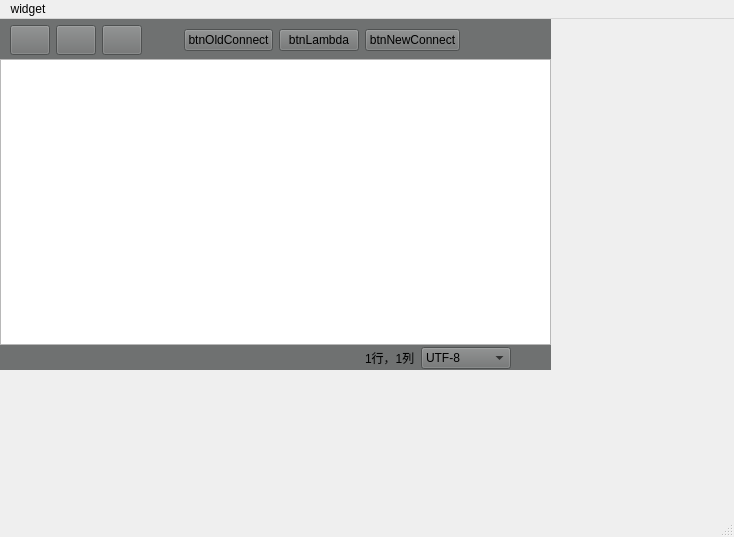
<?xml version="1.0" encoding="UTF-8"?>
<ui version="4.0">
 <class>MainWindow</class>
 <widget class="QMainWindow" name="MainWindow">
  <property name="geometry">
   <rect>
    <x>0</x>
    <y>0</y>
    <width>734</width>
    <height>537</height>
   </rect>
  </property>
  <property name="windowTitle">
   <string>传玺记事本</string>
  </property>
  <property name="windowIcon">
   <iconset resource="../resources/res.qrc">
    <normaloff>:/icon/res/sketchbook.png</normaloff>:/icon/res/sketchbook.png</iconset>
  </property>
  <widget class="QWidget" name="centralwidget">
   <property name="sizePolicy">
    <sizepolicy hsizetype="Expanding" vsizetype="Expanding">
     <horstretch>0</horstretch>
     <verstretch>0</verstretch>
    </sizepolicy>
   </property>
   <property name="autoFillBackground">
    <bool>false</bool>
   </property>
   <widget class="QWidget" name="layoutWidget">
    <property name="geometry">
     <rect>
      <x>0</x>
      <y>0</y>
      <width>551</width>
      <height>351</height>
     </rect>
    </property>
    <layout class="QVBoxLayout" name="verticalLayout">
     <property name="spacing">
      <number>0</number>
     </property>
     <item>
      <widget class="QWidget" name="widgetButton" native="true">
       <property name="minimumSize">
        <size>
         <width>0</width>
         <height>40</height>
        </size>
       </property>
       <property name="styleSheet">
        <string notr="true">background-color: rgb(111, 113, 113);</string>
       </property>
       <widget class="QWidget" name="layoutWidget">
        <property name="geometry">
         <rect>
          <x>10</x>
          <y>0</y>
          <width>548</width>
          <height>42</height>
         </rect>
        </property>
        <layout class="QHBoxLayout" name="hLayoutButton">
         <item>
          <widget class="QPushButton" name="btnOpenIcon">
           <property name="minimumSize">
            <size>
             <width>20</width>
             <height>30</height>
            </size>
           </property>
           <property name="styleSheet">
            <string notr="true">QPushButton {border-image: url(:/icon/res/open.png);}
QPushButton:hover {border-image: url(:/icon/res/open2.png);}
QPushButton:pressed {border-image: url(:/icon/res/open3.png)}</string>
           </property>
           <property name="text">
            <string/>
           </property>
          </widget>
         </item>
         <item>
          <widget class="QPushButton" name="btnCloseIcon">
           <property name="minimumSize">
            <size>
             <width>20</width>
             <height>30</height>
            </size>
           </property>
           <property name="styleSheet">
            <string notr="true">QPushButton {border-image: url(:/icon/res/delete.png);}
QPushButton:hover {border-image: url(:/icon/res/close2.png);}
QPushButton:pressed {border-image: url(:/icon/res/close3.png);}
</string>
           </property>
           <property name="text">
            <string/>
           </property>
          </widget>
         </item>
         <item>
          <widget class="QPushButton" name="btnSaveIcon">
           <property name="minimumSize">
            <size>
             <width>20</width>
             <height>30</height>
            </size>
           </property>
           <property name="styleSheet">
            <string notr="true">QPushButton {border-image: url(:/icon/res/save.png);}
QPushButton:hover {border-image: url(:/icon/res/save2.png);}
QPushButton:pressed {border-image: url(:/icon/res/save3.png);}

</string>
           </property>
           <property name="text">
            <string/>
           </property>
          </widget>
         </item>
         <item>
          <widget class="MyButton" name="mybutton" native="true">
           <property name="minimumSize">
            <size>
             <width>30</width>
             <height>30</height>
            </size>
           </property>
          </widget>
         </item>
         <item>
          <widget class="QPushButton" name="btnOldConnect">
           <property name="text">
            <string>btnOldConnect</string>
           </property>
          </widget>
         </item>
         <item>
          <widget class="QPushButton" name="btnLambda">
           <property name="text">
            <string>btnLambda</string>
           </property>
          </widget>
         </item>
         <item>
          <widget class="QPushButton" name="btnNewConnect">
           <property name="text">
            <string>btnNewConnect</string>
           </property>
          </widget>
         </item>
         <item>
          <spacer name="horizontalSpacer">
           <property name="orientation">
            <enum>Qt::Orientation::Horizontal</enum>
           </property>
           <property name="sizeHint" stdset="0">
            <size>
             <width>40</width>
             <height>20</height>
            </size>
           </property>
          </spacer>
         </item>
        </layout>
        <zorder>horizontalSpacer</zorder>
        <zorder>btnOpenIcon</zorder>
        <zorder>btnCloseIcon</zorder>
        <zorder>btnSaveIcon</zorder>
        <zorder>btnOldConnect</zorder>
        <zorder>btnNewConnect</zorder>
        <zorder>btnLambda</zorder>
        <zorder>mybutton</zorder>
       </widget>
      </widget>
     </item>
     <item>
      <widget class="MyTextEdit" name="textEdit">
       <property name="minimumSize">
        <size>
         <width>0</width>
         <height>50</height>
        </size>
       </property>
      </widget>
     </item>
     <item>
      <widget class="QWidget" name="statWidget" native="true">
       <property name="minimumSize">
        <size>
         <width>0</width>
         <height>25</height>
        </size>
       </property>
       <property name="styleSheet">
        <string notr="true">background-color: rgb(111, 113, 113);</string>
       </property>
       <widget class="QWidget" name="layoutWidget">
        <property name="geometry">
         <rect>
          <x>0</x>
          <y>0</y>
          <width>551</width>
          <height>26</height>
         </rect>
        </property>
        <layout class="QHBoxLayout" name="bottomHLayout">
         <item>
          <spacer name="statLeftHSpacer">
           <property name="orientation">
            <enum>Qt::Orientation::Horizontal</enum>
           </property>
           <property name="sizeHint" stdset="0">
            <size>
             <width>40</width>
             <height>20</height>
            </size>
           </property>
          </spacer>
         </item>
         <item>
          <widget class="QLabel" name="posLabel">
           <property name="text">
            <string>1行，1列</string>
           </property>
          </widget>
         </item>
         <item>
          <widget class="QComboBox" name="encodeComboBox">
           <item>
            <property name="text">
             <string>UTF-8</string>
            </property>
           </item>
           <item>
            <property name="text">
             <string>GBK</string>
            </property>
           </item>
           <item>
            <property name="text">
             <string>GB18030</string>
            </property>
           </item>
           <item>
            <property name="text">
             <string>UTF-16</string>
            </property>
           </item>
           <item>
            <property name="text">
             <string>UTF-16 LE</string>
            </property>
           </item>
           <item>
            <property name="text">
             <string>UTF-16 BE</string>
            </property>
           </item>
           <item>
            <property name="text">
             <string>GB2312</string>
            </property>
           </item>
          </widget>
         </item>
         <item>
          <spacer name="statRightHSpacer">
           <property name="orientation">
            <enum>Qt::Orientation::Horizontal</enum>
           </property>
           <property name="sizeType">
            <enum>QSizePolicy::Policy::Fixed</enum>
           </property>
           <property name="sizeHint" stdset="0">
            <size>
             <width>40</width>
             <height>20</height>
            </size>
           </property>
          </spacer>
         </item>
        </layout>
       </widget>
      </widget>
     </item>
    </layout>
   </widget>
  </widget>
  <widget class="QMenuBar" name="menubar">
   <property name="geometry">
    <rect>
     <x>0</x>
     <y>0</y>
     <width>734</width>
     <height>34</height>
    </rect>
   </property>
   <widget class="QMenu" name="menuwidget">
    <property name="title">
     <string>widget</string>
    </property>
   </widget>
   <addaction name="menuwidget"/>
  </widget>
  <widget class="QStatusBar" name="statusbar"/>
 </widget>
 <customwidgets>
  <customwidget>
   <class>MyButton</class>
   <extends>QWidget</extends>
   <header>mybutton.h</header>
   <container>1</container>
  </customwidget>
  <customwidget>
   <class>MyTextEdit</class>
   <extends>QTextEdit</extends>
   <header>mytextedit.h</header>
  </customwidget>
 </customwidgets>
 <resources>
  <include location="../resources/res.qrc"/>
  <include location="../resources/empty.qrc"/>
 </resources>
 <connections/>
</ui>
